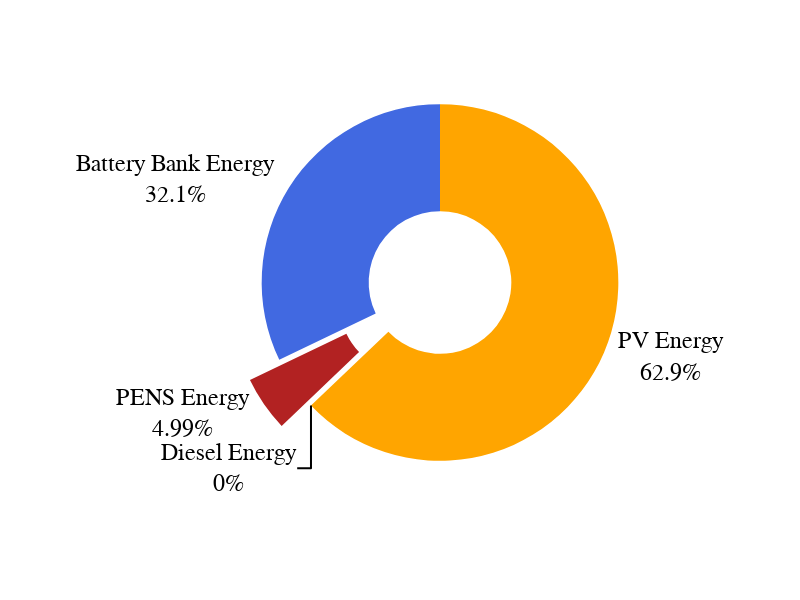

Write notebook code for a chart like this one.
### Code cell
labels = ['PV Energy','PENS Energy','Diesel Energy', 'Battery Bank Energy']
values = [round(tabla_resultados['energia_PV'].sum(),1), 
          round(tabla_resultados['energia_ENS'].sum(),1),
          round(tabla_resultados['energia_Dg'].sum(),1),           
          round(tabla_resultados['energia_descarga_bateria'].sum(),1)]

colors = ['orange', 'firebrick', 'seagreen', 'royalBlue']

fig = go.Figure(data=[go.Pie(labels=labels, values=values)])

fig = go.Figure(data=[go.Pie(labels=labels, values=values, textinfo='label+percent',textposition='outside', pull=[0, 0.2,0, 0], hole = .4,
                             #title = 'Supply Load'
                           )])



fig.update_xaxes(title_text='Time (hour)')
fig.update_yaxes(title_text='Energy Supply Load (kWh)')
fig.update_xaxes(showline=True, linecolor='black')
fig.layout.update(showlegend=False, width=800, height=600) 
fig.update_yaxes(showline=True, linecolor='black')


fig.update_layout(
    margin=dict(l=1, r=5, t=5, b=5),
    
    font_family="Times New Roman",
    title_font_family="Times New Roman",
    font_size=24
    ,
    font_color="black",
        legend=dict(
    orientation="h",
    yanchor="bottom",
    y=1.02,
    xanchor="right",
    x=1,
        font_size=24)

)

fig.update_traces(  marker=dict(colors=colors))
fig.write_image(os.getcwd()+os.sep+"graficos_articulo"+os.sep+"energy_supply_load_pv_bat.eps")
fig.show()

### Figure 1 — Plotly figure (JSON) as saved in the notebook; plotly's stock layout.template omitted (floating-point values rounded to 4 significant figures)
{"data": [{"hole": 0.4, "labels": ["PV Energy", "PENS Energy", "Diesel Energy", "Battery Bank Energy"], "marker": {"colors": ["orange", "firebrick", "seagreen", "royalBlue"]}, "pull": [0, 0.2, 0, 0], "textinfo": "label+percent", "textposition": "outside", "type": "pie", "values": [22930.0, 1821.0, 0, 11720.0]}], "layout": {"font": {"color": "black", "family": "Times New Roman", "size": 24}, "height": 600, "legend": {"font": {"size": 24}, "orientation": "h", "x": 1, "xanchor": "right", "y": 1.02, "yanchor": "bottom"}, "margin": {"b": 5, "l": 1, "r": 5, "t": 5}, "showlegend": false, "title": {"font": {"family": "Times New Roman"}}, "width": 800, "xaxis": {"linecolor": "black", "showline": true, "title": {"text": "Time (hour)"}}, "yaxis": {"linecolor": "black", "showline": true, "title": {"text": "Energy Supply Load (kWh)"}}}}
